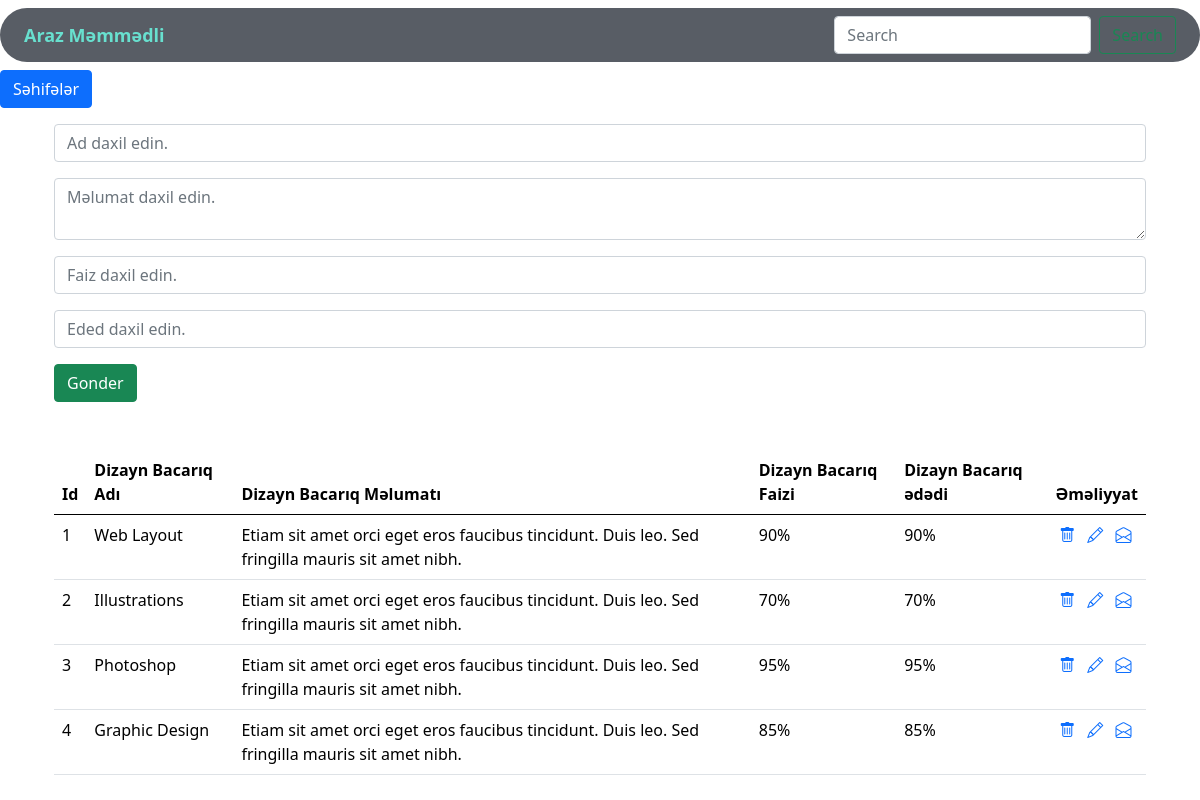
/admin/designskills/, run on the app's committed database.
### app/models.py (models this page shows)
class DesignSkills(db.Model):
    id = db.Column(db.Integer, primary_key=True)
    ds_name = db.Column(db.String(120))
    ds_subject = db.Column(db.String(250))
    ds_percent = db.Column(db.String(70))
    ds_number = db.Column(db.String(70))

### admin/ds_routes.py (the view, shortened to what this page needs)
@designskills_bp.route('/admin/designskills/', methods=['GET','POST'])
def design_skills():
    form=DesignSkillsForm()
    designskills=DesignSkills.query.all()
    return render_template('admin/designskills.html',form=form,designskills=designskills)

### admin/forms.py
class DesignSkillsForm(FlaskForm):
    ds_name=StringField('ds_name')
    ds_subject=TextAreaField('ds_subject')
    ds_percent=StringField('ds_percent')
    ds_number=StringField('ds_number')
    ds_submit=SubmitField()

### admin/templates/admin/designskills.html (shortened to what this page needs)
{% extends 'admin/base.html' %}
{% block content %}
<section id="designskills-form">
    <div class="container">
        <div class="row">
            <div class="col-12">
                <form action="/admin/designskills/" method="POST">
                    <div class="form-group mt-3">
                        {{form.ds_name(class_='form-control',placeholder='Ad daxil edin.')}}
                    </div>
                    <div class="form-group mt-3">
                        {{form.ds_subject(class_='form-control',placeholder='Məlumat daxil edin.')}}
                    </div>
                    <div class="form-group mt-3">
                        {{form.ds_percent(class_='form-control',placeholder='Faiz daxil edin.')}}
                    </div>
                    <div class="form-group mt-3">
                        {{form.ds_number(class_='form-control',placeholder='Eded daxil edin.')}}
                    </div>
                    <div class="form-group mt-3">
                        {{form.ds_submit(class_='btn btn-success',value='Gonder')}}
                    </div>
                </form>
            </div>
        </div>
    </div>
</section>
<section id="designskills-table">
    <div class="container mt-5">
        <table class="table">
            <thead>
              <tr>
                <th scope="col">Id</th>
                <th scope="col">Dizayn Bacarıq Adı</th>
                <th scope="col">Dizayn Bacarıq Məlumatı</th>
                <th scope="col">Dizayn Bacarıq Faizi</th>
                <th scope="col">Dizayn Bacarıq ədədi</th>
                <th scope="col">Əməliyyat</th>
              </tr>
            </thead>
            <tbody>
              {% for designskill in designskills %}
              <tr>
                <td>{{designskill.id}}</td>
                <td>{{designskill.ds_name}}</td>
                <td>{{designskill.ds_subject}}</td>
                <td>{{designskill.ds_percent}}</td>
                <td>{{designskill.ds_number}}</td>
                <td>
                    <a href="/designskills/delete/{{designskill.id}}"><i class="bi bi-trash mx-1"></i></a>
                    <a href="/designskills/update/{{designskill.id}}"><i class="bi bi-pencil mx-1"></i></a>
                    <a href=""><i class="bi bi-envelope-open mx-1"></i></a>
                </td>
              </tr>
              {% endfor %}
            </tbody>
          </table>
    </div>
</section>
{% endblock  %}

### data on the page
DesignSkills: id "1", ds_name "Web Layout", ds_subject "Etiam sit amet orci eget eros faucibus tincidunt. Duis leo. Sed fringilla mauris sit amet nibh.", ds_percent "90%", ds_number "90%"
DesignSkills: id "2", ds_name "Illustrations", ds_subject "Etiam sit amet orci eget eros faucibus tincidunt. Duis leo. Sed fringilla mauris sit amet nibh.", ds_percent "70%", ds_number "70%"
DesignSkills: id "3", ds_name "Photoshop", ds_subject "Etiam sit amet orci eget eros faucibus tincidunt. Duis leo. Sed fringilla mauris sit amet nibh.", ds_percent "95%", ds_number "95%"
DesignSkills: id "4", ds_name "Graphic Design", ds_subject "Etiam sit amet orci eget eros faucibus tincidunt. Duis leo. Sed fringilla mauris sit amet nibh.", ds_percent "85%", ds_number "85%"
